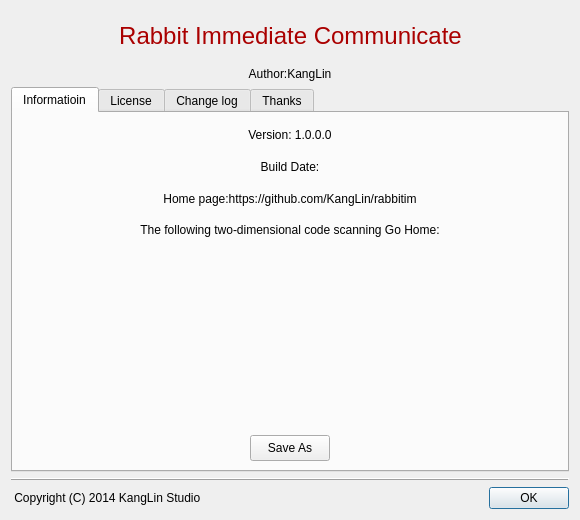
<?xml version="1.0" encoding="UTF-8"?>
<ui version="4.0">
 <class>CDlgAbout</class>
 <widget class="QDialog" name="CDlgAbout">
  <property name="geometry">
   <rect>
    <x>0</x>
    <y>0</y>
    <width>580</width>
    <height>520</height>
   </rect>
  </property>
  <property name="sizePolicy">
   <sizepolicy hsizetype="Expanding" vsizetype="Expanding">
    <horstretch>0</horstretch>
    <verstretch>0</verstretch>
   </sizepolicy>
  </property>
  <property name="windowTitle">
   <string>About</string>
  </property>
  <layout class="QGridLayout" name="gridLayout">
   <item row="0" column="0">
    <layout class="QHBoxLayout" name="horizontalLayout">
     <item>
      <widget class="QLabel" name="lblLogo">
       <property name="sizePolicy">
        <sizepolicy hsizetype="Preferred" vsizetype="Preferred">
         <horstretch>0</horstretch>
         <verstretch>0</verstretch>
        </sizepolicy>
       </property>
       <property name="minimumSize">
        <size>
         <width>48</width>
         <height>48</height>
        </size>
       </property>
       <property name="textFormat">
        <enum>Qt::PlainText</enum>
       </property>
       <property name="pixmap">
        <pixmap resource="../../Resource/Resource.qrc">:/icon/AppIcon</pixmap>
       </property>
       <property name="scaledContents">
        <bool>false</bool>
       </property>
       <property name="alignment">
        <set>Qt::AlignRight|Qt::AlignTrailing|Qt::AlignVCenter</set>
       </property>
      </widget>
     </item>
     <item>
      <widget class="QLabel" name="lblName">
       <property name="sizePolicy">
        <sizepolicy hsizetype="Preferred" vsizetype="Preferred">
         <horstretch>0</horstretch>
         <verstretch>0</verstretch>
        </sizepolicy>
       </property>
       <property name="minimumSize">
        <size>
         <width>0</width>
         <height>50</height>
        </size>
       </property>
       <property name="palette">
        <palette>
         <active>
          <colorrole role="WindowText">
           <brush brushstyle="SolidPattern">
            <color alpha="255">
             <red>170</red>
             <green>0</green>
             <blue>0</blue>
            </color>
           </brush>
          </colorrole>
         </active>
         <inactive>
          <colorrole role="WindowText">
           <brush brushstyle="SolidPattern">
            <color alpha="255">
             <red>170</red>
             <green>0</green>
             <blue>0</blue>
            </color>
           </brush>
          </colorrole>
         </inactive>
         <disabled>
          <colorrole role="WindowText">
           <brush brushstyle="SolidPattern">
            <color alpha="255">
             <red>120</red>
             <green>120</green>
             <blue>120</blue>
            </color>
           </brush>
          </colorrole>
         </disabled>
        </palette>
       </property>
       <property name="font">
        <font>
         <pointsize>18</pointsize>
        </font>
       </property>
       <property name="text">
        <string>Rabbit Immediate Communicate</string>
       </property>
       <property name="alignment">
        <set>Qt::AlignCenter</set>
       </property>
      </widget>
     </item>
     <item>
      <widget class="QLabel" name="lblLogo_2">
       <property name="sizePolicy">
        <sizepolicy hsizetype="Preferred" vsizetype="Preferred">
         <horstretch>0</horstretch>
         <verstretch>0</verstretch>
        </sizepolicy>
       </property>
       <property name="minimumSize">
        <size>
         <width>48</width>
         <height>48</height>
        </size>
       </property>
       <property name="textFormat">
        <enum>Qt::PlainText</enum>
       </property>
       <property name="pixmap">
        <pixmap resource="../../Resource/Resource.qrc">:/icon/AppIcon</pixmap>
       </property>
       <property name="scaledContents">
        <bool>false</bool>
       </property>
       <property name="alignment">
        <set>Qt::AlignLeading|Qt::AlignLeft|Qt::AlignVCenter</set>
       </property>
      </widget>
     </item>
    </layout>
   </item>
   <item row="1" column="0">
    <widget class="QLabel" name="lbAuthor">
     <property name="text">
      <string>Author:KangLin</string>
     </property>
     <property name="alignment">
      <set>Qt::AlignCenter</set>
     </property>
     <property name="wordWrap">
      <bool>true</bool>
     </property>
    </widget>
   </item>
   <item row="2" column="0">
    <widget class="QTabWidget" name="tabWidget">
     <property name="sizePolicy">
      <sizepolicy hsizetype="Expanding" vsizetype="Expanding">
       <horstretch>0</horstretch>
       <verstretch>0</verstretch>
      </sizepolicy>
     </property>
     <property name="styleSheet">
      <string notr="true"/>
     </property>
     <property name="currentIndex">
      <number>0</number>
     </property>
     <widget class="QWidget" name="Information">
      <property name="sizePolicy">
       <sizepolicy hsizetype="Preferred" vsizetype="Expanding">
        <horstretch>0</horstretch>
        <verstretch>0</verstretch>
       </sizepolicy>
      </property>
      <attribute name="title">
       <string>Informatioin</string>
      </attribute>
      <layout class="QGridLayout" name="gridLayout_5">
       <item row="5" column="0">
        <layout class="QHBoxLayout" name="horizontalLayout_4">
         <item>
          <spacer name="horizontalSpacer_4">
           <property name="orientation">
            <enum>Qt::Horizontal</enum>
           </property>
           <property name="sizeHint" stdset="0">
            <size>
             <width>40</width>
             <height>20</height>
            </size>
           </property>
          </spacer>
         </item>
         <item>
          <widget class="QPushButton" name="pbSave">
           <property name="sizePolicy">
            <sizepolicy hsizetype="Preferred" vsizetype="Preferred">
             <horstretch>0</horstretch>
             <verstretch>0</verstretch>
            </sizepolicy>
           </property>
           <property name="text">
            <string>Save As</string>
           </property>
          </widget>
         </item>
         <item>
          <spacer name="horizontalSpacer_3">
           <property name="orientation">
            <enum>Qt::Horizontal</enum>
           </property>
           <property name="sizeHint" stdset="0">
            <size>
             <width>40</width>
             <height>20</height>
            </size>
           </property>
          </spacer>
         </item>
        </layout>
       </item>
       <item row="4" column="0">
        <layout class="QHBoxLayout" name="horizontalLayout_3">
         <item>
          <spacer name="horizontalSpacer">
           <property name="orientation">
            <enum>Qt::Horizontal</enum>
           </property>
           <property name="sizeHint" stdset="0">
            <size>
             <width>40</width>
             <height>20</height>
            </size>
           </property>
          </spacer>
         </item>
         <item>
          <widget class="QLabel" name="lbQrencode">
           <property name="sizePolicy">
            <sizepolicy hsizetype="Fixed" vsizetype="Fixed">
             <horstretch>0</horstretch>
             <verstretch>0</verstretch>
            </sizepolicy>
           </property>
           <property name="minimumSize">
            <size>
             <width>180</width>
             <height>180</height>
            </size>
           </property>
           <property name="maximumSize">
            <size>
             <width>180</width>
             <height>180</height>
            </size>
           </property>
           <property name="text">
            <string notr="true"/>
           </property>
           <property name="pixmap">
            <pixmap resource="../../Resource/Resource.qrc">:/icon/AppIcon</pixmap>
           </property>
           <property name="scaledContents">
            <bool>true</bool>
           </property>
           <property name="alignment">
            <set>Qt::AlignCenter</set>
           </property>
          </widget>
         </item>
         <item>
          <spacer name="horizontalSpacer_2">
           <property name="orientation">
            <enum>Qt::Horizontal</enum>
           </property>
           <property name="sizeHint" stdset="0">
            <size>
             <width>40</width>
             <height>20</height>
            </size>
           </property>
          </spacer>
         </item>
        </layout>
       </item>
       <item row="1" column="0">
        <widget class="QLabel" name="lbDate">
         <property name="sizePolicy">
          <sizepolicy hsizetype="Expanding" vsizetype="Preferred">
           <horstretch>0</horstretch>
           <verstretch>0</verstretch>
          </sizepolicy>
         </property>
         <property name="text">
          <string>Build Date:</string>
         </property>
         <property name="alignment">
          <set>Qt::AlignCenter</set>
         </property>
         <property name="wordWrap">
          <bool>true</bool>
         </property>
        </widget>
       </item>
       <item row="3" column="0">
        <widget class="QLabel" name="lbQrCodePrompt">
         <property name="sizePolicy">
          <sizepolicy hsizetype="Expanding" vsizetype="Preferred">
           <horstretch>0</horstretch>
           <verstretch>0</verstretch>
          </sizepolicy>
         </property>
         <property name="text">
          <string>The following two-dimensional code scanning Go Home:</string>
         </property>
         <property name="alignment">
          <set>Qt::AlignCenter</set>
         </property>
        </widget>
       </item>
       <item row="2" column="0">
        <widget class="QLabel" name="lbHome">
         <property name="sizePolicy">
          <sizepolicy hsizetype="Expanding" vsizetype="Preferred">
           <horstretch>0</horstretch>
           <verstretch>0</verstretch>
          </sizepolicy>
         </property>
         <property name="text">
          <string>Home page:https://github.com/KangLin/rabbitim</string>
         </property>
         <property name="alignment">
          <set>Qt::AlignCenter</set>
         </property>
         <property name="wordWrap">
          <bool>true</bool>
         </property>
         <property name="openExternalLinks">
          <bool>true</bool>
         </property>
        </widget>
       </item>
       <item row="0" column="0">
        <widget class="QLabel" name="lbVersion">
         <property name="sizePolicy">
          <sizepolicy hsizetype="Expanding" vsizetype="Preferred">
           <horstretch>0</horstretch>
           <verstretch>0</verstretch>
          </sizepolicy>
         </property>
         <property name="text">
          <string>Version: 1.0.0.0</string>
         </property>
         <property name="textFormat">
          <enum>Qt::PlainText</enum>
         </property>
         <property name="alignment">
          <set>Qt::AlignCenter</set>
         </property>
         <property name="wordWrap">
          <bool>true</bool>
         </property>
        </widget>
       </item>
      </layout>
     </widget>
     <widget class="QWidget" name="License">
      <attribute name="title">
       <string>License</string>
      </attribute>
      <layout class="QGridLayout" name="gridLayout_4">
       <item row="0" column="0">
        <widget class="QTextEdit" name="txtLicense">
         <property name="readOnly">
          <bool>true</bool>
         </property>
        </widget>
       </item>
      </layout>
     </widget>
     <widget class="QWidget" name="ChangeLog">
      <attribute name="title">
       <string>Change log</string>
      </attribute>
      <layout class="QGridLayout" name="gridLayout_3">
       <item row="0" column="0">
        <widget class="QTextEdit" name="txtChange">
         <property name="readOnly">
          <bool>true</bool>
         </property>
        </widget>
       </item>
      </layout>
     </widget>
     <widget class="QWidget" name="Thinks">
      <attribute name="title">
       <string>Thanks</string>
      </attribute>
      <layout class="QGridLayout" name="gridLayout_2">
       <item row="0" column="0">
        <widget class="QTextEdit" name="txtThinks">
         <property name="readOnly">
          <bool>true</bool>
         </property>
        </widget>
       </item>
      </layout>
     </widget>
    </widget>
   </item>
   <item row="3" column="0">
    <widget class="QFrame" name="frame">
     <property name="frameShape">
      <enum>QFrame::HLine</enum>
     </property>
     <property name="frameShadow">
      <enum>QFrame::Raised</enum>
     </property>
    </widget>
   </item>
   <item row="4" column="0">
    <layout class="QHBoxLayout" name="horizontalLayout_2">
     <item>
      <widget class="QLabel" name="lbCopyright">
       <property name="sizePolicy">
        <sizepolicy hsizetype="Expanding" vsizetype="Preferred">
         <horstretch>0</horstretch>
         <verstretch>0</verstretch>
        </sizepolicy>
       </property>
       <property name="text">
        <string> Copyright (C) 2014 KangLin Studio</string>
       </property>
      </widget>
     </item>
     <item>
      <widget class="QDialogButtonBox" name="buttonBox">
       <property name="sizePolicy">
        <sizepolicy hsizetype="Fixed" vsizetype="Preferred">
         <horstretch>0</horstretch>
         <verstretch>0</verstretch>
        </sizepolicy>
       </property>
       <property name="orientation">
        <enum>Qt::Horizontal</enum>
       </property>
       <property name="standardButtons">
        <set>QDialogButtonBox::Ok</set>
       </property>
      </widget>
     </item>
    </layout>
   </item>
  </layout>
 </widget>
 <resources>
  <include location="../../Resource/Resource.qrc"/>
  <include location="../../Resource/Resource.qrc"/>
 </resources>
 <connections>
  <connection>
   <sender>buttonBox</sender>
   <signal>accepted()</signal>
   <receiver>CDlgAbout</receiver>
   <slot>accept()</slot>
   <hints>
    <hint type="sourcelabel">
     <x>248</x>
     <y>254</y>
    </hint>
    <hint type="destinationlabel">
     <x>157</x>
     <y>274</y>
    </hint>
   </hints>
  </connection>
  <connection>
   <sender>buttonBox</sender>
   <signal>rejected()</signal>
   <receiver>CDlgAbout</receiver>
   <slot>reject()</slot>
   <hints>
    <hint type="sourcelabel">
     <x>316</x>
     <y>260</y>
    </hint>
    <hint type="destinationlabel">
     <x>286</x>
     <y>274</y>
    </hint>
   </hints>
  </connection>
 </connections>
</ui>
